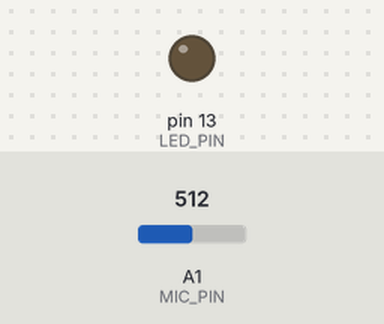
This sketch was run on a simulated Arduino Uno, built with avr-gcc and run on an emulated ATmega328P. On the bench: output pins drawn as LEDs (lit = HIGH). The test bench sets the inputs (shaded band); at power-on: A1 (MIC_PIN) = 512.

Above: at 0.05 s.
Timing chart, 0 to 3.0 s (numbered marks = the images above):
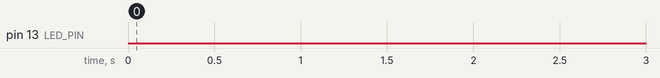

The sketch:

beat.ino
```cpp
int LED_PIN = 13;
int MIC_PIN = A1;


float freq_offset = 0;

float spin_dir = 1;
float beatDetect_time = 0;
float startLoop_time;

bool is_beat = false;

void setup() {
  Serial.begin(9600);
  pinMode(LED_PIN, OUTPUT);
  pinMode(MIC_PIN, INPUT);

}

void loop() {

  //save startTime of program
  startLoop_time = micros();


  digitalWrite(LED_PIN, LOW);

    float beatDur = 200;
    float timeSinceBeat = (startLoop_time - beatDetect_time)/1000;
    if(timeSinceBeat > beatDur){
      is_beat = false;
    }
     while(micros() - startLoop_time < 5 * 1000){
      float val = analogRead(MIC_PIN);

      if(val > 500){
        if(!is_beat){
          if(spin_dir > 0){
            spin_dir = -1;
          }else{
            spin_dir = 1;
          }
          beatDetect_time = micros();
        }

        is_beat = true;
      }
       delayMicroseconds(500);
     }
     if(is_beat){
      freq_offset = 0;
     }else{
      freq_offset = spin_dir * 0.75;
     }


  float f = 40 + freq_offset;
  float lightTime = 400;
  float runTime = (micros() - startLoop_time) / 1000;
  float millisDelay = ((1000/f) ) - (lightTime/1000) - runTime;
  float microDelay = (millisDelay - floor(millisDelay)) * 1000;


  delay(floor(millisDelay));
  delayMicroseconds(round(microDelay));

  float lightStart = micros();
  digitalWrite(LED_PIN, HIGH);
  delayMicroseconds(lightTime);


  //check to see total dur of program to match freq
  //Serial.println(micros() - startLoop_time);
}
```
